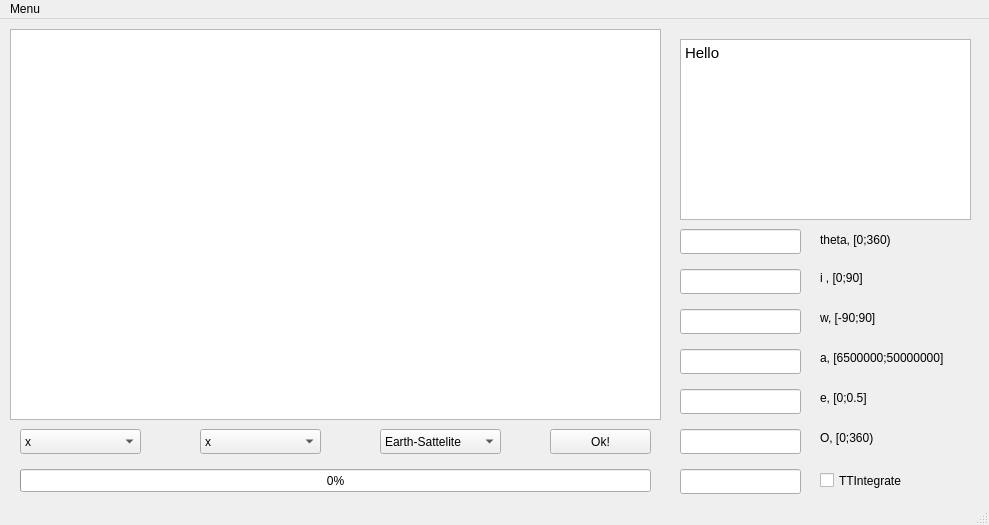
<?xml version="1.0" encoding="UTF-8"?>
<ui version="4.0">
 <class>MainWindow</class>
 <widget class="QMainWindow" name="MainWindow">
  <property name="geometry">
   <rect>
    <x>0</x>
    <y>0</y>
    <width>989</width>
    <height>525</height>
   </rect>
  </property>
  <property name="sizePolicy">
   <sizepolicy hsizetype="Expanding" vsizetype="Expanding">
    <horstretch>0</horstretch>
    <verstretch>0</verstretch>
   </sizepolicy>
  </property>
  <property name="windowTitle">
   <string>MainWindow</string>
  </property>
  <widget class="QWidget" name="centralwidget">
   <property name="sizePolicy">
    <sizepolicy hsizetype="Preferred" vsizetype="Preferred">
     <horstretch>0</horstretch>
     <verstretch>0</verstretch>
    </sizepolicy>
   </property>
   <widget class="QComboBox" name="comboBox">
    <property name="geometry">
     <rect>
      <x>20</x>
      <y>410</y>
      <width>121</width>
      <height>25</height>
     </rect>
    </property>
    <item>
     <property name="text">
      <string>x</string>
     </property>
    </item>
    <item>
     <property name="text">
      <string>y</string>
     </property>
    </item>
    <item>
     <property name="text">
      <string>z</string>
     </property>
    </item>
    <item>
     <property name="text">
      <string>t</string>
     </property>
    </item>
   </widget>
   <widget class="QComboBox" name="comboBox_2">
    <property name="geometry">
     <rect>
      <x>200</x>
      <y>410</y>
      <width>121</width>
      <height>25</height>
     </rect>
    </property>
    <item>
     <property name="text">
      <string>x</string>
     </property>
    </item>
    <item>
     <property name="text">
      <string>y</string>
     </property>
    </item>
    <item>
     <property name="text">
      <string>z</string>
     </property>
    </item>
    <item>
     <property name="text">
      <string>t</string>
     </property>
    </item>
   </widget>
   <widget class="QProgressBar" name="progressBar">
    <property name="geometry">
     <rect>
      <x>20</x>
      <y>450</y>
      <width>631</width>
      <height>23</height>
     </rect>
    </property>
    <property name="value">
     <number>0</number>
    </property>
   </widget>
   <widget class="QPushButton" name="pushButton_2">
    <property name="geometry">
     <rect>
      <x>550</x>
      <y>410</y>
      <width>101</width>
      <height>25</height>
     </rect>
    </property>
    <property name="text">
     <string>Ok!</string>
    </property>
   </widget>
   <widget class="QComboBox" name="comboBox_3">
    <property name="geometry">
     <rect>
      <x>380</x>
      <y>410</y>
      <width>121</width>
      <height>25</height>
     </rect>
    </property>
    <item>
     <property name="text">
      <string>Earth-Sattelite</string>
     </property>
    </item>
    <item>
     <property name="text">
      <string>Earth-Sattelite(with Moon data)</string>
     </property>
    </item>
    <item>
     <property name="text">
      <string>Earth-Sattelite(with Sun data)</string>
     </property>
    </item>
    <item>
     <property name="text">
      <string>Earth-Sattelite(with Full data)</string>
     </property>
    </item>
    <item>
     <property name="text">
      <string>Earth-Moon</string>
     </property>
    </item>
    <item>
     <property name="text">
      <string>Sun-Earth</string>
     </property>
    </item>
    <item>
     <property name="text">
      <string>Sun-Moon</string>
     </property>
    </item>
    <item>
     <property name="text">
      <string>Mistake(Classic - Moon)</string>
     </property>
    </item>
    <item>
     <property name="text">
      <string>Mistake(Classic - Sun)</string>
     </property>
    </item>
    <item>
     <property name="text">
      <string>Mistake(Classic - Full)</string>
     </property>
    </item>
   </widget>
   <widget class="QChartView" name="graphicsView">
    <property name="geometry">
     <rect>
      <x>10</x>
      <y>10</y>
      <width>651</width>
      <height>391</height>
     </rect>
    </property>
    <property name="sizePolicy">
     <sizepolicy hsizetype="Expanding" vsizetype="Expanding">
      <horstretch>0</horstretch>
      <verstretch>0</verstretch>
     </sizepolicy>
    </property>
    <property name="mouseTracking">
     <bool>false</bool>
    </property>
    <property name="tabletTracking">
     <bool>false</bool>
    </property>
   </widget>
   <widget class="QLineEdit" name="lineEdit">
    <property name="geometry">
     <rect>
      <x>680</x>
      <y>450</y>
      <width>121</width>
      <height>25</height>
     </rect>
    </property>
   </widget>
   <widget class="QCheckBox" name="checkBox">
    <property name="geometry">
     <rect>
      <x>820</x>
      <y>450</y>
      <width>121</width>
      <height>23</height>
     </rect>
    </property>
    <property name="text">
     <string>TTIntegrate</string>
    </property>
   </widget>
   <widget class="QTextBrowser" name="textBrowser">
    <property name="geometry">
     <rect>
      <x>680</x>
      <y>20</y>
      <width>291</width>
      <height>181</height>
     </rect>
    </property>
    <property name="html">
     <string>&lt;!DOCTYPE HTML PUBLIC &quot;-//W3C//DTD HTML 4.0//EN&quot; &quot;http://www.w3.org/TR/REC-html40/strict.dtd&quot;&gt;
&lt;html&gt;&lt;head&gt;&lt;meta name=&quot;qrichtext&quot; content=&quot;1&quot; /&gt;&lt;style type=&quot;text/css&quot;&gt;
p, li { white-space: pre-wrap; }
&lt;/style&gt;&lt;/head&gt;&lt;body style=&quot; font-family:'Ubuntu'; font-size:11pt; font-weight:400; font-style:normal;&quot;&gt;
&lt;p style=&quot; margin-top:0px; margin-bottom:0px; margin-left:0px; margin-right:0px; -qt-block-indent:0; text-indent:0px;&quot;&gt;&lt;span style=&quot; font-family:'Ubuntu';&quot;&gt;Hello&lt;/span&gt;&lt;/p&gt;&lt;/body&gt;&lt;/html&gt;</string>
    </property>
   </widget>
   <widget class="QLineEdit" name="lineEdit_2">
    <property name="geometry">
     <rect>
      <x>680</x>
      <y>210</y>
      <width>121</width>
      <height>25</height>
     </rect>
    </property>
   </widget>
   <widget class="QLineEdit" name="lineEdit_3">
    <property name="geometry">
     <rect>
      <x>680</x>
      <y>250</y>
      <width>121</width>
      <height>25</height>
     </rect>
    </property>
   </widget>
   <widget class="QLineEdit" name="lineEdit_4">
    <property name="geometry">
     <rect>
      <x>680</x>
      <y>290</y>
      <width>121</width>
      <height>25</height>
     </rect>
    </property>
   </widget>
   <widget class="QLineEdit" name="lineEdit_5">
    <property name="geometry">
     <rect>
      <x>680</x>
      <y>330</y>
      <width>121</width>
      <height>25</height>
     </rect>
    </property>
   </widget>
   <widget class="QLineEdit" name="lineEdit_6">
    <property name="geometry">
     <rect>
      <x>680</x>
      <y>370</y>
      <width>121</width>
      <height>25</height>
     </rect>
    </property>
   </widget>
   <widget class="QLineEdit" name="lineEdit_7">
    <property name="geometry">
     <rect>
      <x>680</x>
      <y>410</y>
      <width>121</width>
      <height>25</height>
     </rect>
    </property>
   </widget>
   <widget class="QLabel" name="label">
    <property name="geometry">
     <rect>
      <x>820</x>
      <y>210</y>
      <width>121</width>
      <height>21</height>
     </rect>
    </property>
    <property name="text">
     <string>theta, [0;360)</string>
    </property>
   </widget>
   <widget class="QLabel" name="label_2">
    <property name="geometry">
     <rect>
      <x>820</x>
      <y>250</y>
      <width>67</width>
      <height>17</height>
     </rect>
    </property>
    <property name="text">
     <string>i , [0;90]</string>
    </property>
   </widget>
   <widget class="QLabel" name="label_3">
    <property name="geometry">
     <rect>
      <x>820</x>
      <y>290</y>
      <width>81</width>
      <height>17</height>
     </rect>
    </property>
    <property name="text">
     <string>w, [-90;90]</string>
    </property>
   </widget>
   <widget class="QLabel" name="label_4">
    <property name="geometry">
     <rect>
      <x>820</x>
      <y>330</y>
      <width>161</width>
      <height>17</height>
     </rect>
    </property>
    <property name="text">
     <string>a, [6500000;50000000] </string>
    </property>
   </widget>
   <widget class="QLabel" name="label_5">
    <property name="geometry">
     <rect>
      <x>820</x>
      <y>370</y>
      <width>67</width>
      <height>17</height>
     </rect>
    </property>
    <property name="text">
     <string>e, [0;0.5]</string>
    </property>
   </widget>
   <widget class="QLabel" name="label_6">
    <property name="geometry">
     <rect>
      <x>820</x>
      <y>410</y>
      <width>71</width>
      <height>17</height>
     </rect>
    </property>
    <property name="text">
     <string>O, [0;360)</string>
    </property>
   </widget>
  </widget>
  <widget class="QMenuBar" name="menubar">
   <property name="geometry">
    <rect>
     <x>0</x>
     <y>0</y>
     <width>989</width>
     <height>22</height>
    </rect>
   </property>
   <property name="defaultUp">
    <bool>false</bool>
   </property>
   <widget class="QMenu" name="menuMenu">
    <property name="title">
     <string>Menu</string>
    </property>
    <addaction name="separator"/>
    <addaction name="actionExit"/>
   </widget>
   <addaction name="menuMenu"/>
  </widget>
  <widget class="QStatusBar" name="statusbar"/>
  <action name="actionExit">
   <property name="text">
    <string>Exit</string>
   </property>
  </action>
 </widget>
 <customwidgets>
  <customwidget>
   <class>QChartView</class>
   <extends>QGraphicsView</extends>
   <header>QtCharts</header>
  </customwidget>
 </customwidgets>
 <resources/>
 <connections/>
</ui>
